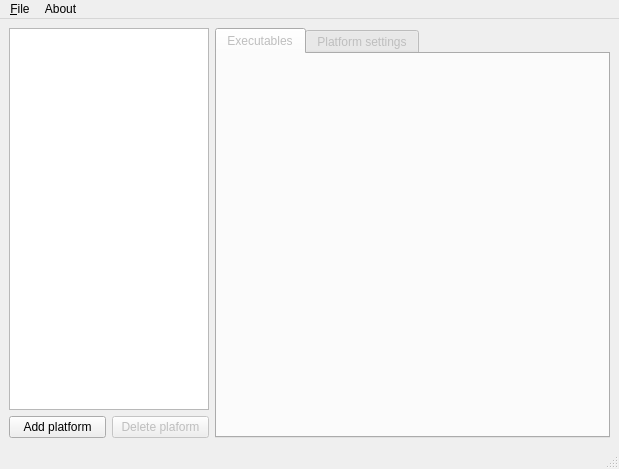
<?xml version="1.0" encoding="UTF-8"?>
<ui version="4.0">
 <class>MainWindow</class>
 <widget class="QMainWindow" name="MainWindow">
  <property name="geometry">
   <rect>
    <x>0</x>
    <y>0</y>
    <width>619</width>
    <height>469</height>
   </rect>
  </property>
  <property name="windowTitle">
   <string>MainWindow</string>
  </property>
  <widget class="QWidget" name="centralwidget">
   <layout class="QGridLayout" name="gridLayout">
    <item row="0" column="0">
     <layout class="QHBoxLayout" name="horizontalLayout_2">
      <property name="sizeConstraint">
       <enum>QLayout::SetMinimumSize</enum>
      </property>
      <item>
       <layout class="QVBoxLayout" name="verticalLayout_3">
        <item>
         <widget class="QListWidget" name="listPlatforms">
          <property name="sizePolicy">
           <sizepolicy hsizetype="Expanding" vsizetype="MinimumExpanding">
            <horstretch>0</horstretch>
            <verstretch>0</verstretch>
           </sizepolicy>
          </property>
          <property name="minimumSize">
           <size>
            <width>150</width>
            <height>200</height>
           </size>
          </property>
          <property name="maximumSize">
           <size>
            <width>200</width>
            <height>16777215</height>
           </size>
          </property>
         </widget>
        </item>
        <item>
         <layout class="QHBoxLayout" name="horizontalLayout_3">
          <item>
           <widget class="QPushButton" name="addPlatform">
            <property name="text">
             <string>Add platform</string>
            </property>
           </widget>
          </item>
          <item>
           <widget class="QPushButton" name="disablePlatform">
            <property name="enabled">
             <bool>false</bool>
            </property>
            <property name="text">
             <string>Delete plaform</string>
            </property>
           </widget>
          </item>
         </layout>
        </item>
       </layout>
      </item>
      <item>
       <widget class="QTabWidget" name="tabWidget">
        <property name="enabled">
         <bool>false</bool>
        </property>
        <property name="currentIndex">
         <number>0</number>
        </property>
        <widget class="QWidget" name="executables">
         <attribute name="title">
          <string>Executables</string>
         </attribute>
         <layout class="QVBoxLayout" name="verticalLayout"/>
        </widget>
        <widget class="QWidget" name="settings">
         <attribute name="title">
          <string>Platform settings</string>
         </attribute>
        </widget>
       </widget>
      </item>
     </layout>
    </item>
   </layout>
  </widget>
  <widget class="QMenuBar" name="menubar">
   <property name="geometry">
    <rect>
     <x>0</x>
     <y>0</y>
     <width>619</width>
     <height>21</height>
    </rect>
   </property>
   <widget class="QMenu" name="menuFile">
    <property name="title">
     <string>&amp;File</string>
    </property>
    <addaction name="actionNew"/>
    <addaction name="actionOpen"/>
    <addaction name="actionSave"/>
    <addaction name="separator"/>
    <addaction name="actionQuit"/>
   </widget>
   <widget class="QMenu" name="menuAbout">
    <property name="title">
     <string>About</string>
    </property>
   </widget>
   <addaction name="menuFile"/>
   <addaction name="menuAbout"/>
  </widget>
  <widget class="QStatusBar" name="statusbar"/>
  <action name="actionNew">
   <property name="text">
    <string>New</string>
   </property>
  </action>
  <action name="actionOpen">
   <property name="text">
    <string>&amp;Open</string>
   </property>
  </action>
  <action name="actionQuit">
   <property name="text">
    <string>Quit</string>
   </property>
  </action>
  <action name="actionSave">
   <property name="text">
    <string>Save</string>
   </property>
  </action>
  <action name="actionAdd_platform">
   <property name="text">
    <string>Add platform</string>
   </property>
  </action>
 </widget>
 <resources/>
 <connections/>
</ui>
